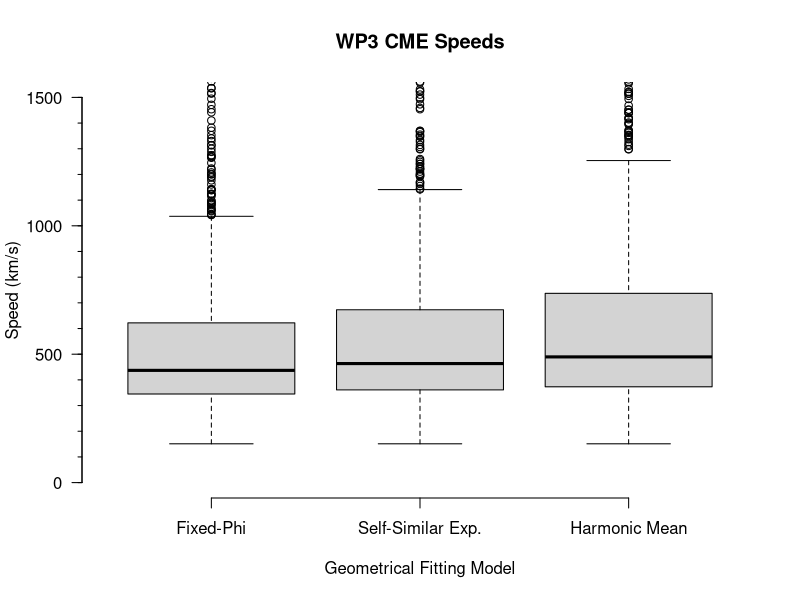
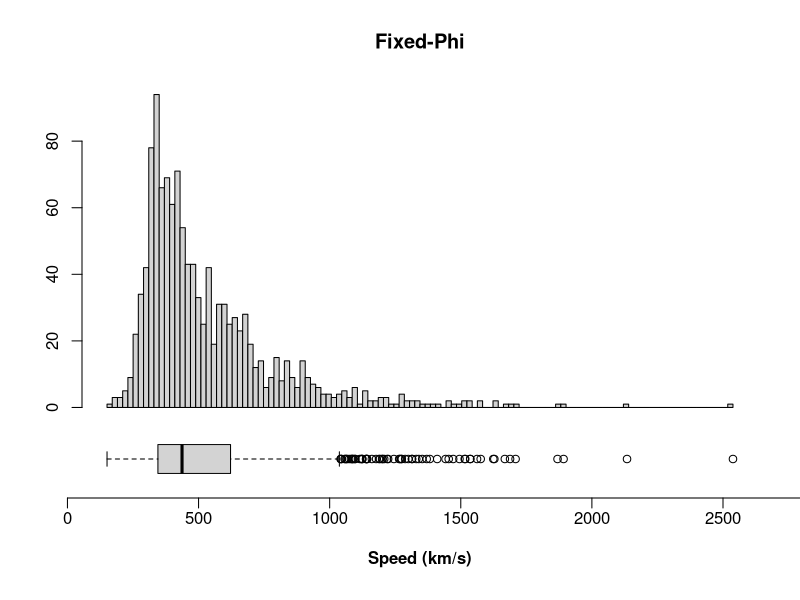
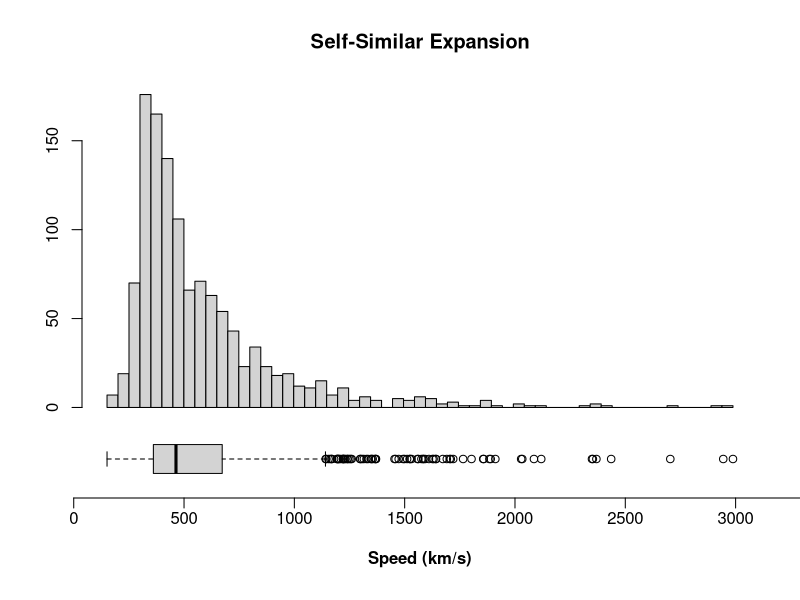
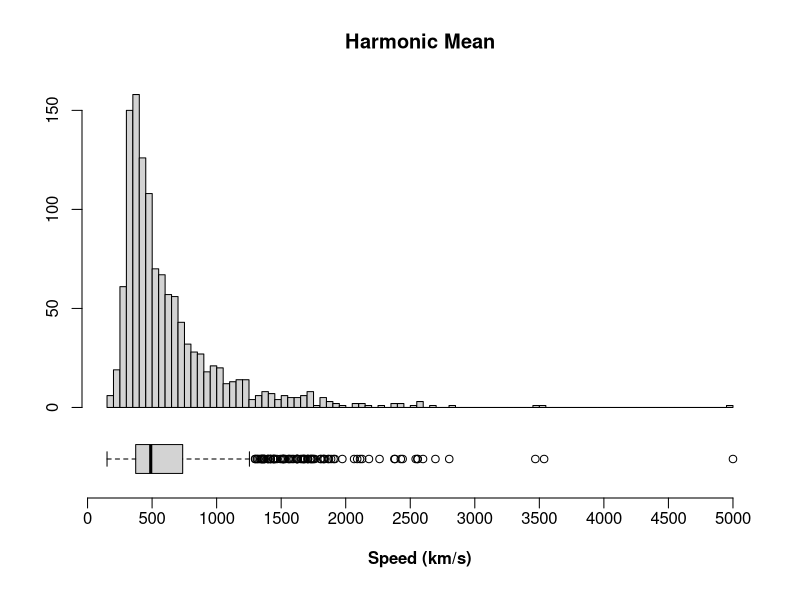

Here is the R script that generated these plots, in order:
# Read in the WP3 CSV file
wp3 <- read.csv("HCME_WP3_V02.csv")

# Print the number of rows and variables, and names of the variables
dim(wp3)
names(wp3)

names(wp3) <- c("ID",
		"Date",
		"Spacecraft",
		"LN",
		"PA_N",
		"LS",
		"PA_S",
		"Quality",
		"PA_Fit",
		"FP_Speed",
		"FP_SpeedErr",
		"FP_Phi",
		"FP_PhiErr",
		"FP_HEEQLon",
		"FP_HEEQLat",
		"FP_CarrLon",
		"FP_LaunchUTC",
		"SSE_Speed",
                "SSE_Speed Err",
                "SSE_Phi",
                "SSE_PhiErr",
                "SSE_HEEQLon",
                "SSE_HEEQLat",
                "SSE_CarrLon",
                "SSE_LaunchUTC",
		"HM_Speed",
                "HM_Speed Err",
                "HM_Phi",
                "HM_PhiErr",
                "HM_HEEQLon",
                "HM_HEEQLat",
                "HM_CarrLon",
                "HM_LaunchUTC")


# Simple plots

compare_speeds <- function(wp3){

	#dev.copy("CME_speeds.png",width=8,height=8,unit="in",res=300)
	pdf("Compare_CME_Speeds.pdf",width=8,height=3)
	par(mfrow=c(1,3),pty="s")
	plot(wp3$FP_Speed, wp3$SSE_Speed, 
		xlab="FP Speed (km/s)", ylab="SSE Speed (km/s)",#main="WP3 CME Speeds",
		xlim=c(0,3000), ylim=c(0,3000),
		pch=3)
	abline(0,1,col="black",lty=5)
	reg <- lm(wp3$SSE_Speed~wp3$FP_Speed)
	abline(reg,col="red")
	legend("bottomright",c(paste("y =",signif(reg$coefficients[[2]],digits=2),"x +",round(reg$coefficients[[1]])),"y = x"),lty=c(1,5),col=c("red","black"),bty="n",cex=0.8)
	
	plot(wp3$FP_Speed, wp3$HM_Speed,
	        xlab="FP Speed (km/s)", ylab="HM Speed (km/s)",main="WP3 CME Speeds",
	        xlim=c(0,5000), ylim=c(0,5000),
	        pch=3)
	abline(0,1,col="black",lty=5)
	reg <- lm(wp3$HM_Speed~wp3$FP_Speed)
	abline(reg,col="red")
	legend("bottomright",c(paste("y =",signif(reg$coefficients[[2]],digits=2),"x +",round(reg$coefficients[[1]])),"y = x"),lty=c(1,5),col=c("red","black"),bty="n",cex=0.8)
	
	plot(wp3$HM_Speed, wp3$SSE_Speed,
	        xlab="HM Speed (km/s)", ylab="SSE Speed (km/s)",#main="WP3 CME Speeds",
	        xlim=c(0,5000), ylim=c(0,5000),
	        pch=3)
	abline(0,1,col="black",lty=5)
	reg <- lm(wp3$SSE_Speed~wp3$HM_Speed)
	abline(reg,col="red")
	legend("bottomright",c(paste("y =",signif(reg$coefficients[[2]],digits=2),"x +",round(reg$coefficients[[1]])),"y = x"),lty=c(1,5),col=c("red","black"),bty="n",cex=0.8)
	
	dev.off()
}

#compare_speeds(wp3)

# Plot out stats on the speeds

speed_boxplots <- function(wp3){

	pdf("CME_Speeds_boxplot.pdf",width=8,height=8)
	boxplot(wp3$FP_Speed, wp3$SSE_Speed, wp3$HM_Speed,
                main = "WP3 CME Speeds",
                xlab = "Geometrical Fitting Model",
                ylab = "Speed (km/s)",
                ylim = c(0,1500),
		axes = F
		)
        axis(1, at=1:3, labels=c("Fixed-Phi","Self-Similar Exp.","Harmonic Mean"))
	axis(2, at=seq(0,1500,by=500), las=1)
	axis(2, at=seq(0,1500,by=100), labels=F, tcl=-0.2)
	
	# Ignore the horizontal version of the boxplot
	if (FALSE) {
	boxplot(wp3$FP_Speed, wp3$SSE_Speed, wp3$HM_Speed,
                main = "WP3 CME Speeds",
                ylab = "Geometrical Fitting Model",
                xlab = "Speed (km/s)",
                ylim = c(0,1500),
                axes = F,
		horizontal = TRUE
                )
        axis(2, at=1:3, labels=c("Fixed-Phi","Self-Similar Exp.","Harmonic Mean"))
        axis(1, at=seq(0,1500,by=500), las=1)
        axis(1, at=seq(0,1500,by=100), labels=F, tcl=-0.2)
	}

	dev.off()

}

speed_boxplots(wp3)

speed_hist <- function(speed,tit){

	pdf(paste("CME_Speeds_hist",tit,".pdf"),width=8,height=8)
	
	layout(matrix(seq(2)),heights=c(0.7,0.3))
	par(mar=c(0,4.1,4.1,2.1)) 
	hist(speed,breaks=100,axes=F,main=tit,xlab="",ylab="")
	axis(2)
	par(mar=c(5.1,4.1,0,2.1),mgp=c(3,0.5,0.0))
	boxplot(speed,horizontal=TRUE,axes=FALSE)
	axis(1,at=seq(0,5000,by=500),xpd=TRUE)
	mtext("Speed (km/s)",side=1,line=2.5,font=2)

	dev.off()

}

speed_hist(wp3$FP_Speed,"Fixed-Phi")
speed_hist(wp3$SSE_Speed,"Self-Similar Expansion")
speed_hist(wp3$HM_Speed,"Harmonic Mean")
